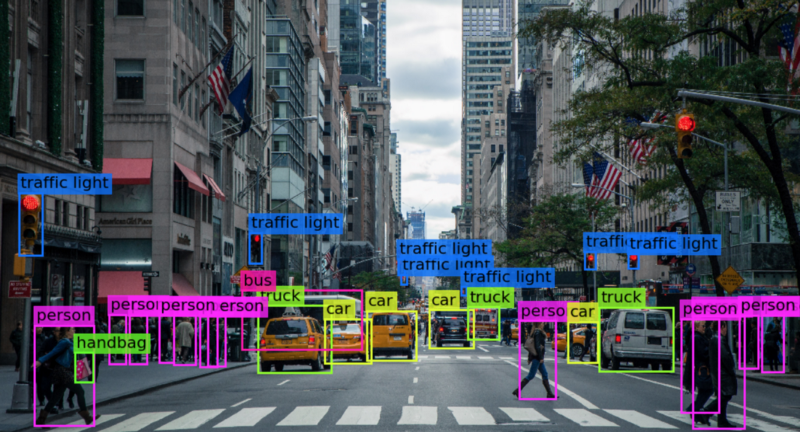
#> input picture Week1/day1/src/image.png, 800 x 432 px, found by its file name
$ jupyter execute --allow-errors '2.2.0-Advanced Image Processing.ipynb'
#> lines starting #> are read from the running program, lines starting #| are printed output that depends on the picture
# AI Bauchi 6 Weeks Computer Vision Bootcamp

<div style="display: flex; justify-content: space-evenly; align-items: center; width: 100%;">

</div>

---

## Session 5: Advanced Image Processing

In this session, we will delve into advanced image processing techniques that are essential for enhancing image features and extracting valuable information. These techniques are widely used in various computer vision applications such as object detection, image segmentation, and more.

### Topics Covered:

1. **Morphological Transformations**
    - Erosion
    - Dilation
    - Opening
    - Closing

2. **Contour Detection and Analysis**
    - Finding contours
    - Drawing contours
    - Contour properties (area, perimeter, centroid, bounding box)

3. **Image Thresholding**
    - Simple thresholding
    - Adaptive thresholding
    - Otsu's binarization

---

### 1. Morphological Transformations

Morphological transformations are a set of operations that process images based on shapes. These operations apply a structuring element to an input image and generate an output image.

#### Erosion
Erosion reduces the boundaries of the foreground object. It is useful for removing small white noises and isolating individual elements. you can apply erosion using the `cv2.erode()` function.

[cell 1]
import cv2
import numpy as np
import matplotlib.pyplot as plt

# Load the image
image = cv2.imread('image/image.png')
#> image is the input picture: shape (432, 800, 3); mean B, G, R 89.6, 81.4, 77.9


# Create a structuring element
kernel = np.ones((6,6), np.uint8)

# Apply erosion
erosion = cv2.erode(image, kernel, iterations = 1)
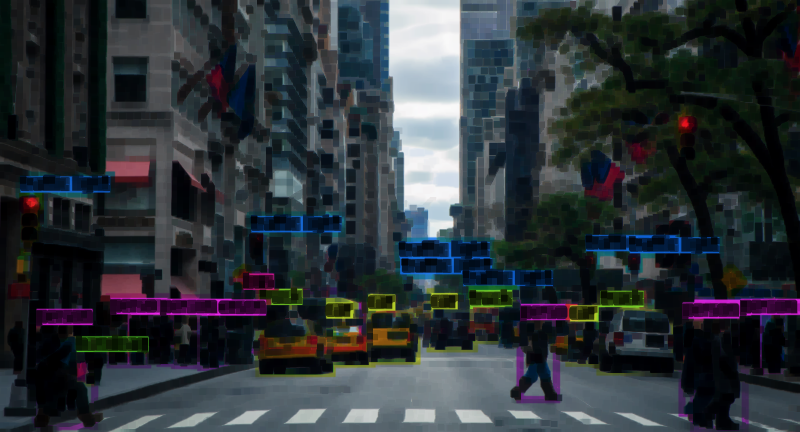
#> erosion: shape (432, 800, 3); mean B, G, R 56.7, 52.2, 45.8

# Display the result
plt.figure(figsize=(15, 10))
plt.subplot(121), plt.imshow(image, cmap='gray'), plt.title('Original Image')
plt.axis('off')
plt.subplot(122), plt.imshow(erosion, cmap='gray'), plt.title('Eroded Image')
plt.axis('off')
plt.show()
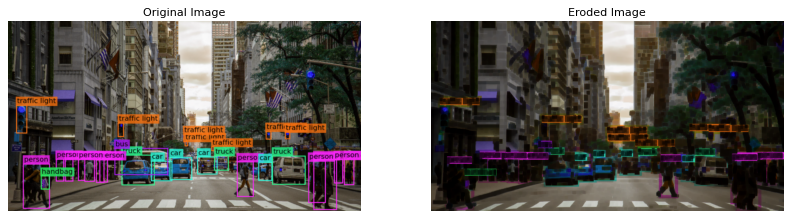
#> figure drawn by matplotlib, 2 panels; B, G, R data is drawn as R, G, B

#### Dilation
Dilation increases the object area and is useful for connecting broken parts of an object. the `cv2.dilate()` function is used to apply dilation.

[cell 2]
# Apply dilation
dilation = cv2.dilate(image, kernel, iterations = 1)
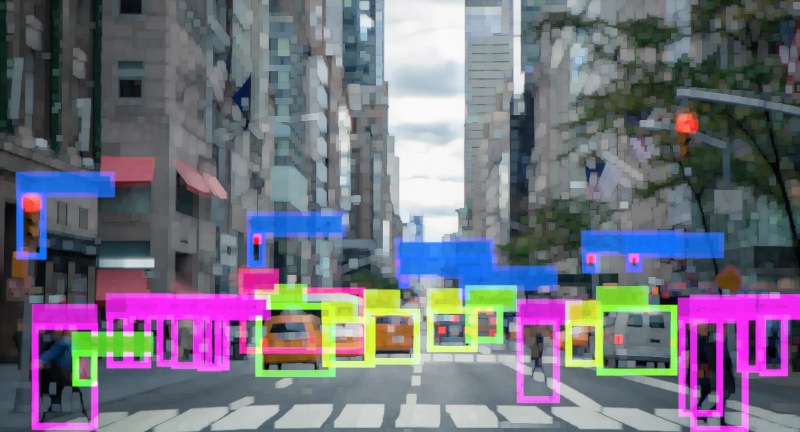
#> dilation: shape (432, 800, 3); mean B, G, R 124.9, 112.5, 113.4

# Display the result
plt.figure(figsize=(15, 10))
plt.subplot(121), plt.imshow(image, cmap='gray'), plt.title('Original Image'), plt.axis('off')
plt.subplot(122), plt.imshow(dilation, cmap='gray'), plt.title('Dilated Image'), plt.axis('off')
plt.show()
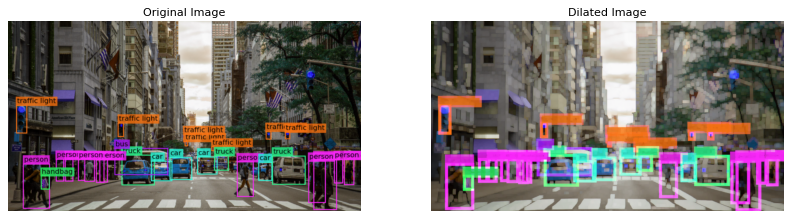
#> figure drawn by matplotlib, 2 panels; B, G, R data is drawn as R, G, B

#### Opening
Opening is a combination of erosion followed by dilation. It is useful for removing noise. The `cv2.morphologyEx()` function is used to apply opening. and the `cv2.MORPH_OPEN` flag is used to specify opening.

[cell 3]
# Apply opening
opening = cv2.morphologyEx(image, cv2.MORPH_OPEN, kernel)
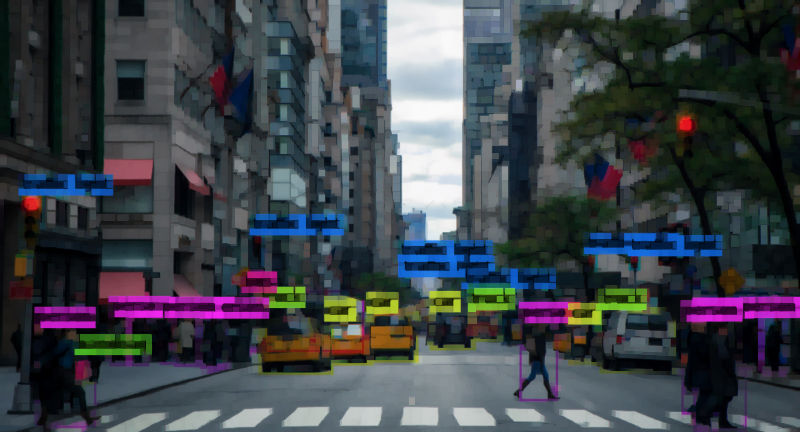
#> opening: shape (432, 800, 3); mean B, G, R 74, 68.2, 63

# Display the result
plt.figure(figsize=(15, 10))
plt.subplot(121), plt.imshow(image, cmap='gray'), plt.title('Original Image'), plt.axis('off')
plt.subplot(122), plt.imshow(opening, cmap='gray'), plt.title('Opened Image'), plt.axis('off')
plt.show()
#> figure, not shown here; B, G, R data is drawn as R, G, B

#### Closing
Closing is a combination of dilation followed by erosion. It is useful for closing small holes inside the foreground objects. The `cv2.morphologyEx()` function is used to apply closing. and the `cv2.MORPH_CLOSE` flag is used to specify closing.

[cell 4]
# Apply closing
closing = cv2.morphologyEx(image, cv2.MORPH_CLOSE, kernel)
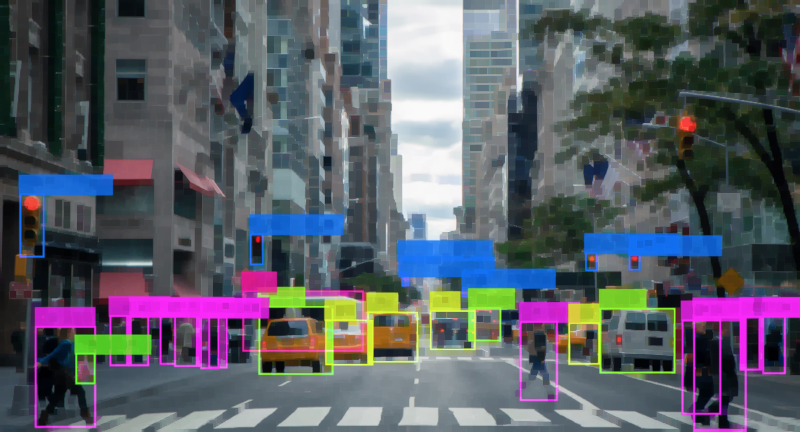
#> closing: shape (432, 800, 3); mean B, G, R 101.8, 93.1, 89.9

# Display the result
plt.figure(figsize=(15, 10))
plt.subplot(121), plt.imshow(image, cmap='gray'), plt.title('Original Image'), plt.axis('off')
plt.subplot(122), plt.imshow(closing, cmap='gray'), plt.title('Closed Image'), plt.axis('off')
plt.show()
#> figure, not shown here; B, G, R data is drawn as R, G, B
